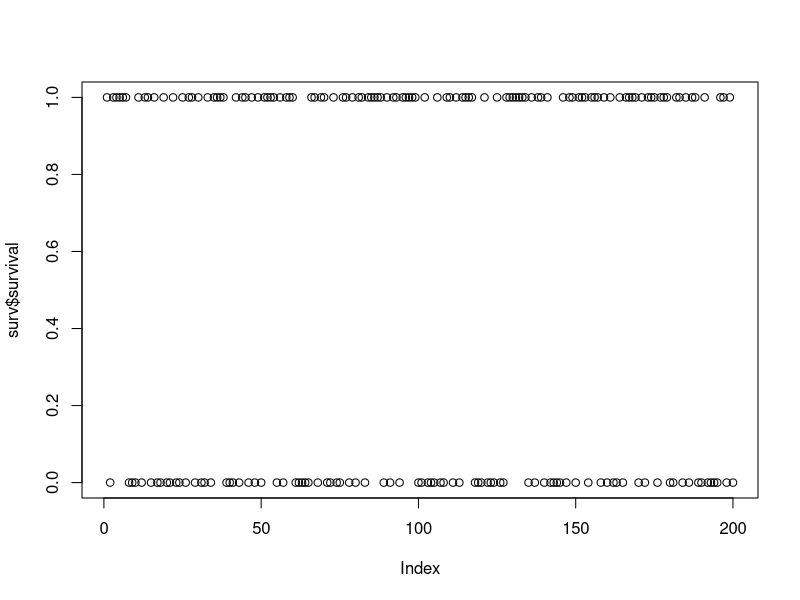
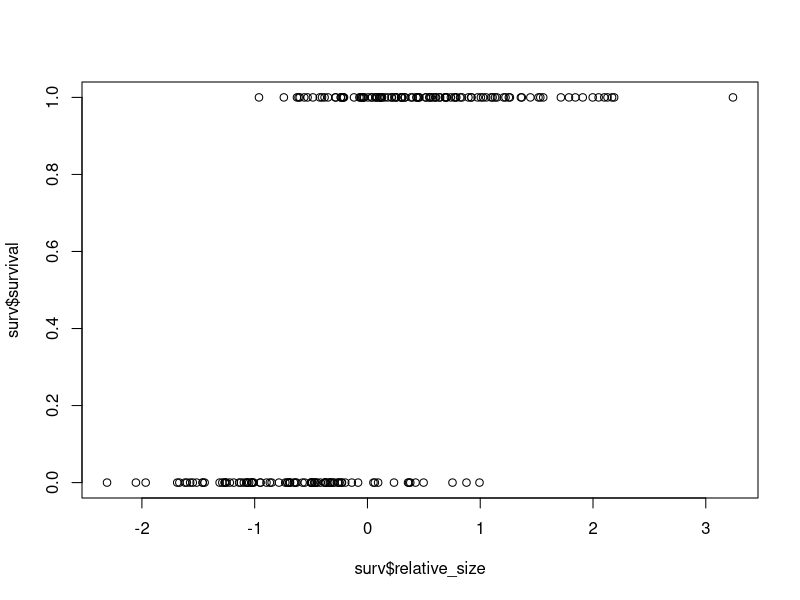

Recreate these plots in R, in order. (Note: this script raises an error after producing the figures.)
surv <- read.csv("Data/survivalsize.csv")
str(surv)
summary(glm(survival ~ 1+relative_size, data=surv, family = binomial))
lregsurv <- glm(survival~1, data=surv, family=binomial)

plot(surv$survival)

plot(surv$relative_size, surv$survival)
exp(0.56+2.8)
exp(0.56)


coefficients(lmsurv)
1/(1+exp(-coefficients(lregsurv)))
plogis(coefficients(lregsurv))


lmsurvS <- glm(survival~1 + relative_size, data=surv, family=gaussian)
lregsurvS <- glm(survival~1 + relative_size, data=surv, family=binomial)

summary(lmsurvS)
summary(lregsurvS)

plot(lmsurvS)
plot(lregsurvS)

plot(surv$relative_size, surv$survival, ylim=c(-0.2,1.2))
abline(lmsurv, col="red")

plot(surv$relative_size, surv$survival, ylim=c(-0.2,1.2))
datforpred <- data.frame(relative_size=seq(from=-3,to=4, by=0.1))
datforpred$prob <- predict(lregsurvS, newdata = datforpred, type = "response")
lines(datforpred$relative_size, datforpred$prob, col="red")
        
library(ggplot2)
ggplot(surv, aes(x = relative_size, y=survival))+geom_point()+stat_smooth(method = "glm", method.args = list(family = "binomial"))


nbp <- 300
x <- rnorm(n = nbp,mean = 30, 3.4 )
sex <- sample(c(0,1), size = nbp, replace = TRUE)

y <- -1 + 0.35*(x-30) - 0.1*sex + sex*(x-30)*0.35 + rnorm(n=nbp,mean=0, 0.05)

plogis(y)
plot(x,plogis(y))
obs <- sapply(plogis(y), FUN =function(x) rbinom(1,1,x))
plot(x,obs)
summary(glm(obs ~ 1 + x*sex, family = binomial()))
presencedat <- data.frame(survival=obs, weight=x, sex=c("Female","Male")[sex+1])

write.csv(presencedat, file = "Data/survivalweight.csv")


har <- read.csv("Data/Harassment.Data.csv")

str(har)
summary(har)
plot(har$Sum.of.Victim_numb)

summary(glm(Sum.of.Victim_numb ~ 1 + Treatment+Phase, family = "poisson", data = har))
summary(glm(Sum.of.Victim_numb ~ 1 + Phase, family = "poisson", data = har))

library(lme4)
summary(glmer(Sum.of.Victim_numb ~ 1 + Treatment + (1|Site), family = "poisson", data = har))
summary(glmer(Sum.of.Victim_numb ~ 1 + Treatment + Phase + (1|Site), family = "poisson", data = har))

ggplot(data = har, aes(x = interaction(Treatment, Phase), y=Sum.of.Victim_numb))+geom_boxplot()
